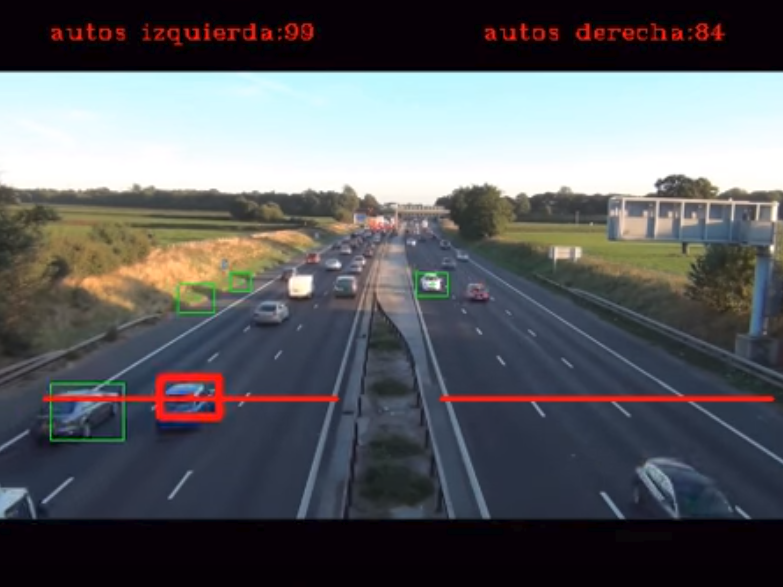
//> input picture sc1.png, 783 x 587 px, given in place of fondo_estimado.jpg, which was not available
$ ./main   (built with g++ and OpenCV 4)
//> lines starting //> are read from the running program, lines starting //| are printed output that depends on the picture; pictures that were not available may be replaced by others from this repository, and a replacement may not be noted
#include <stdio.h>
#include <opencv2/opencv.hpp>
#include <iostream>
#include <cv.h>
#include <highgui.h>
#include <cmath>
#include <vector>
#include <fstream>

#include <opencv2/video/tracking.hpp>
#include <opencv2/highgui/highgui.hpp>
#include <opencv2/core/core.hpp>
#include <opencv2/imgproc/imgproc.hpp>

using namespace std;
using namespace cv;


void FindBlobs(const cv::Mat &binary, std::vector < std::vector<cv::Point2i> > &blobs)
{
    blobs.clear();

    // esta funcion fue extraida de (http://opencv.willowgarage.com/wiki/cvBlobsLib)

    // lo que realiza es escanear imagen pixel, cuando encuentra elemento que no es fondo y esta sin label,
    // ocupa floodfill para inundar toda esa zona con conexion por vencidad 4.
    // Finalmente guarda blobs en una estructura.

    // Fill the label_image with the blobs
    // 0  - background
    // 1  - unlabelled foreground
    // 2+ - labelled foreground

    cv::Mat label_image;
    binary.convertTo(label_image, CV_32SC1);

    int label_count = 2; // starts at 2 because 0,1 are used already

    for(int y=0; y < label_image.rows; y++) {
        int *row = (int*)label_image.ptr(y);
        for(int x=0; x < label_image.cols; x++) {
            if(row[x] != 1) {
                continue;
            }

            cv::Rect rect;
            cv::floodFill(label_image, cv::Point(x,y), label_count, &rect, 0, 0, 4);


            std::vector <cv::Point2i> blob;

            for(int i=rect.y; i < (rect.y+rect.height); i++) {
                int *row2 = (int*)label_image.ptr(i);
                for(int j=rect.x; j < (rect.x+rect.width); j++) {
                    if(row2[j] != label_count) {
                        continue;
                    }

                    blob.push_back(cv::Point2i(j,i));
                }
            }


            blobs.push_back(blob);

            label_count++;
        }
    }
}


int main( void  ) // funcion principal
{


    VideoCapture cap("Tarea7.wmv"); // abre video
    double fps = cap.get(CV_CAP_PROP_FPS); // cantidad de fps

    Mat fondo;  // carga de fondo inicial
	fondo = imread( "fondo_estimado.jpg", CV_LOAD_IMAGE_GRAYSCALE);
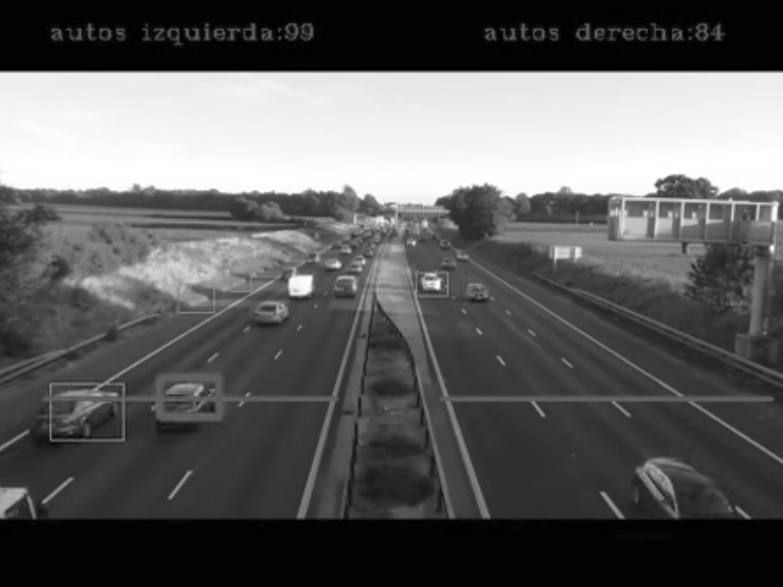
//> fondo: 587 rows x 783 cols, CV_8UC1; min 0, max 255, mean 94.2
    Size size(480,360); // dimencion rescalado imagen
    resize(fondo,fondo,size);// rescalado imagen
//> fondo: 360 rows x 480 cols, CV_8UC1

    int cont = 0;  //izquierda
    int cont2 = 0;	//derecha


    int flag_k[6] = {0, 0, 0, 0, 0, 0};  // flag para conteo, se cuenta autos por cada carril
    int flag_k1[6] = {0, 0, 0, 0, 0, 0};


    while(1)
    {
        Mat frame;
        cap.read(frame); // lee nuevo frame
//> frame is the input picture: 587 rows x 783 cols, CV_8UC3; mean B, G, R 98.3, 94.7, 93.2
        resize(frame,frame,size);
//> frame: 360 rows x 480 cols, CV_8UC3

        Mat frame_gris; // pasa a escala de grises
        cvtColor(frame, frame_gris, CV_BGR2GRAY);

	    fondo.convertTo(fondo, CV_32FC1); //-----pasa data a 32 bits, para no tener errores de underflow
//> fondo: 360 rows x 480 cols, CV_32FC1
        frame_gris.convertTo(frame_gris, CV_32FC1);
//> frame_gris: 360 rows x 480 cols, CV_32FC1

        //--------actualizacion modelo del fondo---------
        double alpha = 0.05;
        fondo = (1-alpha)*fondo + alpha*frame_gris;

        //--------estimacion de movimiento---------
        Mat mov = frame_gris-fondo;
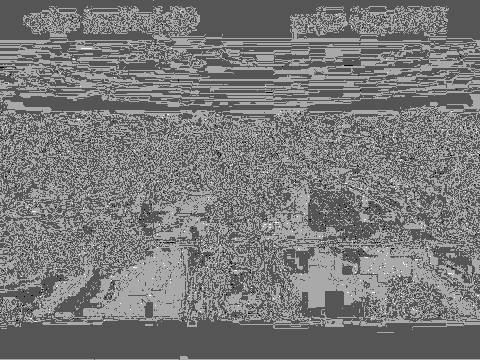
//> mov: 360 rows x 480 cols, CV_32FC1; min -0.95, max 1.9, mean 0.411; drawn with min black and max white
        //mov = abs(mov); // opcional, mejora detecccion pero añade efecto de ghosting
        mov = mov > 20;  // binarizacion de imagen de movimiento
//> mov: 360 rows x 480 cols, CV_8UC1; every value is 0

        //---operaciones morfologicas para conectar zonas de cada auto y rellenarlas, de forma de  obtener un blob
        mov.convertTo(mov, CV_8UC1);
        Mat morf ; //= mov;

 		int erosion_size = 1;
       	Mat element = getStructuringElement(cv::MORPH_ELLIPSE ,
        Size(2 * erosion_size + 1, 2 * erosion_size + 1),
        Point(erosion_size, erosion_size) );

       	erode(mov,morf,element);  // dilate(image,dst,element);


 		erosion_size = 5;
       	element = getStructuringElement(cv::MORPH_ELLIPSE ,
        Size(2 * erosion_size + 1, 2 * erosion_size + 1),
        Point(erosion_size, erosion_size) );

		dilate(morf,morf,element);  // dilate(image,dst,element);


		erosion_size = 5;
       	element = getStructuringElement(cv::MORPH_ELLIPSE ,
        Size(2 * erosion_size + 1, 2 * erosion_size + 1),
        Point(erosion_size, erosion_size) );

		dilate(morf,morf,element);  // dilate(image,dst,element);

		erosion_size = 5;
       	element = getStructuringElement(cv::MORPH_ELLIPSE ,
        Size(2 * erosion_size + 1, 2 * erosion_size + 1),
        Point(erosion_size, erosion_size) );

        erode(morf,morf,element);  // dilate(image,dst,element);


        frame_gris.convertTo(frame_gris, CV_8UC1);
        fondo.convertTo(fondo, CV_8UC1);

        //----labeling de blobs
        Mat labels;
        morf = morf/255;
        std::vector < std::vector<cv::Point2i > > blobs;

        FindBlobs(morf ,blobs);
//> in FindBlobs, `binary.convertTo(label_image, CV_32SC1);`: label_image: 360 rows x 480 cols, CV_32SC1; every value is 0
//> after the loop in FindBlobs, `for(int y=0; y < label_image.rows; y++)`: label_count = 2
//> blobs = 0 contours

        Mat output = Mat::zeros(morf.size(), CV_8UC3);

        //---tracking de blobs con bounding boxes

         vector<Rect> boun_boxs;

          flag_k[0] = 0;
          flag_k[1] = 0;
          flag_k[2] = 0;
          flag_k[3] = 0;
          flag_k[4] = 0;
          flag_k[5] = 0;

         for(size_t i=0; i < blobs.size(); i++)
         {


           Rect tmp = boundingRect(blobs[i]);
           // estimacion de centros
           Point pt;
		   pt.x = tmp.x + tmp.width/2 ;
		   pt.y = tmp.y + tmp.height/2 ;

           boun_boxs.push_back(tmp);
           if(tmp.y > 155  &&  (tmp.y+tmp.height) < 300  && tmp.width>10 )
           {
           rectangle(frame, tmp , Scalar(0,255,0), 1, 8, 0);
           circle(frame, pt, 1, Scalar(0,255,0), 1, 8, 0);
           }

           int lim_sup = 235;
           int lim_inf = 250;
           int lim_tam= 10;


           if(pt.y< lim_inf  &&  pt.y > lim_sup  && pt.x < 470 && pt.x > 30  && tmp.width > lim_tam)  // condiciones zona de deteccion
           {
           rectangle(frame, tmp , Scalar(0,0,255), 3, 6, 0); //
           circle(frame, pt, 1, Scalar(0,0,255), 2, 8, 0);
           }

           // verificador de autos en cada carril

           if(pt.y< lim_inf  &&  pt.y > lim_sup && pt.x < 470   && pt.x > 375 & tmp.width > lim_tam)
           	flag_k[5] = 1;

           if(pt.y< lim_inf  &&  pt.y > lim_sup && pt.x < 375   && pt.x > 325 & tmp.width > lim_tam)
            flag_k[4] = 1;

           if(pt.y< lim_inf  &&  pt.y > lim_sup &&  pt.x < 325   && pt.x > 270 & tmp.width > lim_tam)
             flag_k[3] = 1;

           if(pt.y< lim_inf  &&  pt.y > lim_sup && pt.x < 220   && pt.x > 160 & tmp.width > lim_tam)
           	flag_k[2] = 1;

           if(pt.y< lim_inf  &&  pt.y > lim_sup && pt.x < 159   && pt.x > 90 & tmp.width > lim_tam)
            flag_k[1] = 1;

           if(pt.y< lim_inf  &&  pt.y > lim_sup &&  pt.x < 89   && pt.x > 30 & tmp.width > lim_tam)
             flag_k[0] = 1;

          // dibuja de lineas
            line(frame, Point(30, (lim_sup+lim_inf)*0.5) , Point(207,(lim_sup+lim_inf)*0.5), Scalar(0,0,255),2, 8, 0);
           line(frame, Point(270, (lim_sup+lim_inf)*0.5) , Point(470,(lim_sup+lim_inf)*0.5), Scalar(0,0,255),2, 8, 0);


        }
//> this loop made 0 passes


        // chequeado transicion de flag de 0 a 1, se marca como el paso de auto
        if( flag_k1[5] == 0 && flag_k[5] == 1 )
       		cont2 = cont2 +1;

        if( flag_k1[4] == 0 && flag_k[4] == 1 )
       		cont2 = cont2 +1;

        if( flag_k1[3] == 0 && flag_k[3] == 1 )
       		cont2 = cont2 +1;

        if( flag_k1[2] == 0 && flag_k[2] == 1 )
       		cont = cont +1;

        if( flag_k1[1] == 0 && flag_k[1] == 1 )
       		cont = cont +1;

        if( flag_k1[0] == 0 && flag_k[0] == 1 )
       		cont = cont +1;

       	//alcenado valor anterior de flag
       	flag_k1[5] = flag_k[5];
        flag_k1[4] = flag_k[4];
        flag_k1[3] = flag_k[3];
        flag_k1[2] = flag_k[2];
        flag_k1[1] = flag_k[1];
        flag_k1[0] = flag_k[0];


      	char str[200];
        sprintf(str, "autos izquierda:" "%i",cont);
		putText(frame, str, Point2f(33,25), FONT_HERSHEY_COMPLEX_SMALL, 0.7,  Scalar(0,0,255, 0.5), 1);

      	char str2[200];
        sprintf(str2, "autos derecha:" "%i",cont2);
		putText(frame, str2, Point2f(295,25), FONT_HERSHEY_COMPLEX_SMALL, 0.7,  Scalar(0,0,255, 0.5), 1);
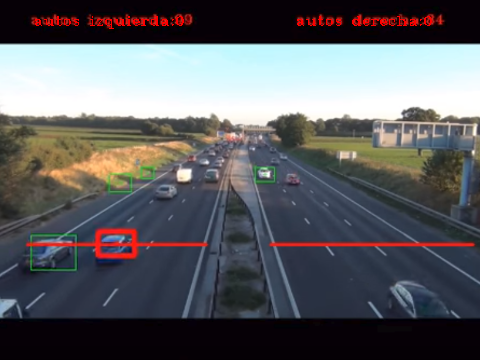
//> frame: 360 rows x 480 cols, CV_8UC3; mean B, G, R 98.2, 94.6, 93.9


        imshow("deteccion de blobs", frame_gris +morf*255); //
        imshow("tracking +  conteo de blobs", frame ); //
        imshow("detec. objetos en movimiento", mov ); //

        if(waitKey(10) == 27) //se baja el tiempo, para mantener framete de 30 fps considerando tiempo de ejecucion
//> the Esc key is pressed
       {
           cout << "esc key is pressed by user" << endl;
            break;
       }

    }

    waitKey(0);
    return 0;
}
